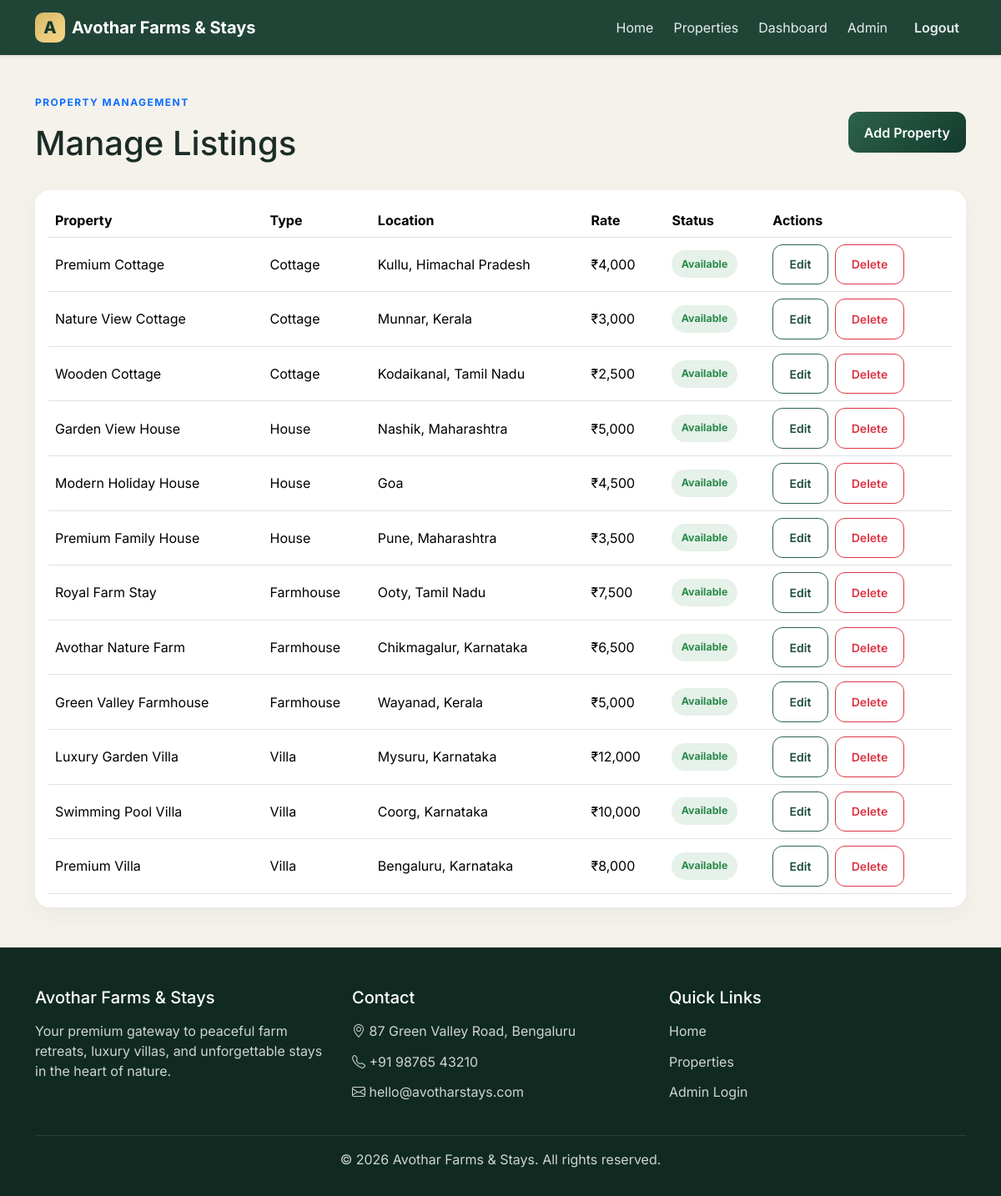
The app's page /admin/properties (signed in) with its own data.
### models.py (models this page shows, shortened)
class Property(db.Model):
    __tablename__ = "properties"
    id = db.Column(db.Integer, primary_key=True)
    property_type = db.Column(db.String(50), nullable=False)
    name = db.Column(db.String(150), nullable=False)
    location = db.Column(db.String(150), nullable=False)
    price_per_night = db.Column(db.Float, nullable=False, default=0.0)
    bedrooms = db.Column(db.Integer, nullable=False, default=1)
    guests = db.Column(db.Integer, nullable=False, default=2)
    facilities = db.Column(db.Text, default="")
    description = db.Column(db.Text, nullable=False)
    image_url = db.Column(db.String(500), nullable=False)
    gallery_images = db.Column(db.Text, default="[]")
    is_available = db.Column(db.Boolean, default=True)
    featured = db.Column(db.Boolean, default=False)
    check_in = db.Column(db.String(20), default="14:00")
    check_out = db.Column(db.String(20), default="12:00")
    max_guests = db.Column(db.Integer, default=6)
    created_at = db.Column(db.DateTime, default=datetime.utcnow)

### app.py (the view)
    @app.route("/admin/properties")
    def manage_properties():
        if not session.get("admin_logged_in"):
            flash("Please log in to manage properties.", "warning")
            return redirect(url_for("login"))
        properties_list = Property.query.order_by(Property.created_at.desc()).all()
        return render_template("manage_properties.html", properties=properties_list)

### templates/manage_properties.html (shortened to what this page needs)
{% extends 'base.html' %}
{% block content %}
<section class="section py-5">
  <div class="container">
    <div class="d-flex justify-content-between align-items-center mb-4">
      <div>
        <p class="eyebrow text-primary">Property Management</p>
        <h1>Manage Listings</h1>
      </div>
      <a href="{{ url_for('add_property') }}" class="btn btn-primary">Add Property</a>
    </div>
    <div class="table-responsive">
      <table class="table booking-table align-middle">
        <thead>
          <tr>
            <th>Property</th>
            <th>Type</th>
            <th>Location</th>
            <th>Rate</th>
            <th>Status</th>
            <th>Actions</th>
          </tr>
        </thead>
        <tbody>
          {% for property in properties %}
          <tr>
            <td>{{ property.name }}</td>
            <td>{{ property.property_type }}</td>
            <td>{{ property.location }}</td>
            <td>₹{{ '{:,.0f}'.format(property.price_per_night) }}</td>
            <td><span class="status-display {% if property.is_available %}confirmed{% else %}cancelled{% endif %}">{{ 'Available' if property.is_available else 'Unavailable' }}</span></td>
            <td>
              <div class="d-flex gap-2">
                <a href="{{ url_for('edit_property', property_id=property.id) }}" class="btn btn-sm btn-outline-primary">Edit</a>
                <form method="post" action="{{ url_for('delete_property', property_id=property.id) }}">
                  <button class="btn btn-sm btn-outline-danger" type="submit">Delete</button>
                </form>
              </div>
            </td>
          </tr>
          {% endfor %}
        </tbody>
      </table>
    </div>
  </div>
</section>
{% endblock %}

### templates/base.html (shortened to what this page needs)
<!DOCTYPE html>
<html lang="en">
  <head>
    <link href="https://cdn.jsdelivr.net/npm/bootstrap@5.3.3/dist/css/bootstrap.min.css" rel="stylesheet" />
    <link href="https://cdn.jsdelivr.net/npm/bootstrap-icons@1.11.3/font/bootstrap-icons.min.css" rel="stylesheet" />
    <link rel="stylesheet" href="{{ url_for('static', filename='css/style.css') }}" />
  </head>
  <body>
    <nav class="navbar navbar-expand-lg navbar-dark sticky-top shadow-sm">
      <div class="container">
        <a class="navbar-brand d-flex align-items-center gap-2" href="{{ url_for('index') }}">
          <span class="brand-mark">A</span>
          <span>Avothar Farms & Stays</span>
        </a>
        <div class="collapse navbar-collapse" id="mainNav">
          <ul class="navbar-nav ms-auto align-items-lg-center gap-lg-2">
            <li class="nav-item"><a class="nav-link" href="{{ url_for('index') }}">Home</a></li>
            <li class="nav-item"><a class="nav-link" href="{{ url_for('properties') }}">Properties</a></li>
            <li class="nav-item"><a class="nav-link" href="{{ url_for('dashboard') }}">Dashboard</a></li>
            <li class="nav-item"><a class="nav-link" href="{{ url_for('admin_dashboard') }}">Admin</a></li>
            {% if session.get('admin_logged_in') %}
              <li class="nav-item"><a class="nav-link btn btn-outline-light ms-lg-2" href="{{ url_for('logout') }}">Logout</a></li>
            {% else %}
              <li class="nav-item"><a class="nav-link btn btn-outline-light ms-lg-2" href="{{ url_for('login') }}">Login</a></li>
            {% endif %}
          </ul>
        </div>
      </div>
    </nav>
    <main>{% block content %}{% endblock %}</main>
    <footer class="site-footer">
      <div class="container">
        <div class="row gy-4">
          <div class="col-md-4">
            <h5>Avothar Farms & Stays</h5>
            <p>Your premium gateway to peaceful farm retreats, luxury villas, and unforgettable stays in the heart of nature.</p>
          </div>
          <div class="col-md-4">
            <h5>Contact</h5>
            <ul class="list-unstyled footer-list">
              <li><i class="bi bi-geo-alt"></i> 87 Green Valley Road, Bengaluru</li>
              <li><i class="bi bi-telephone"></i> +91 98765 43210</li>
              <li><i class="bi bi-envelope"></i> hello@avotharstays.com</li>
            </ul>
          </div>
          <div class="col-md-4">
            <h5>Quick Links</h5>
            <ul class="list-unstyled footer-list">
              <li><a href="{{ url_for('index') }}">Home</a></li>
              <li><a href="{{ url_for('properties') }}">Properties</a></li>
              <li><a href="{{ url_for('login') }}">Admin Login</a></li>
            </ul>
          </div>
        </div>
        <div class="footer-bottom">
          <p>© {{ current_year }} Avothar Farms & Stays. All rights reserved.</p>
        </div>
      </div>
    </footer>
  </body>
</html>

### static/css/style.css (style rules this page uses)
:root { --forest-900: #133a2c; --forest-800: #1d4d3a; --forest-700: #2d634c; --forest-500: #4b8c71; --cream: #f9f3e7; --beige: #f4e8d6; --gold: #d9b768; --sand: #d7c6a0; --text: #1b2c27; --muted: #5a6d67; --white: #ffffff; --danger: #c65757; --success: #2b8a4b; }
* { box-sizing: border-box; }
body { font-family: 'Inter', sans-serif; background: #f5f2eb; color: var(--text); }
.btn { border-radius: 12px; font-weight: 600; padding: 0.8rem 1.2rem; }
.btn-primary { background: linear-gradient(135deg, var(--forest-700), var(--forest-900)); border: none; }
.btn-outline-primary { border-color: var(--forest-700); color: var(--forest-800); }
.navbar { background: rgba(19, 58, 44, 0.94); backdrop-filter: blur(8px); }
.brand-mark { display: inline-flex; align-items: center; justify-content: center; width: 36px; height: 36px; border-radius: 10px; background: linear-gradient(135deg, var(--gold), #f7d98a); color: var(--forest-900); font-weight: 800; }
.navbar-brand { font-weight: 700; }
.nav-link { color: rgba(255,255,255,0.9) !important; }
.eyebrow { text-transform: uppercase; letter-spacing: 0.12em; font-size: 0.75rem; font-weight: 700; }
.section { padding: 5rem 0; }
.filters-bar, .table-responsive { background: var(--white); border-radius: 18px; padding: 1rem; box-shadow: 0 8px 24px rgba(19,58,44,0.05); }
.booking-table { margin-bottom: 0; }
.status-display { display: inline-flex; align-items: center; padding: 0.45rem 0.7rem; border-radius: 999px; font-size: 0.78rem; font-weight: 700; }
.status-display.confirmed { background: rgba(43,138,75,0.12); color: var(--success); }
.site-footer { background: #102a22; color: rgba(255,255,255,0.8); padding-top: 3rem; padding-bottom: 1rem; }
.site-footer h5 { color: var(--white); margin-bottom: 1rem; }
.footer-list li { margin-bottom: 0.8rem; }
.footer-list a { color: rgba(255,255,255,0.8); text-decoration: none; }
.footer-bottom { border-top: 1px solid rgba(255,255,255,0.1); margin-top: 1.5rem; padding-top: 1rem; text-align: center; }

### records on screen
Property: name "Premium Cottage", property_type "Cottage", location "Kullu, Himachal Pradesh", price_per_night "4,000", is_available "Available"
Property: name "Nature View Cottage", property_type "Cottage", location "Munnar, Kerala", price_per_night "3,000", is_available "Available"
Property: name "Wooden Cottage", property_type "Cottage", location "Kodaikanal, Tamil Nadu", price_per_night "2,500", is_available "Available"
Property: name "Garden View House", property_type "House", location "Nashik, Maharashtra", price_per_night "5,000", is_available "Available"
Property: name "Modern Holiday House", property_type "House", location "Goa", price_per_night "4,500", is_available "Available"
Property: name "Premium Family House", property_type "House", location "Pune, Maharashtra", price_per_night "3,500", is_available "Available"
Property: name "Royal Farm Stay", property_type "Farmhouse", location "Ooty, Tamil Nadu", price_per_night "7,500", is_available "Available"
Property: name "Avothar Nature Farm", property_type "Farmhouse", location "Chikmagalur, Karnataka", price_per_night "6,500", is_available "Available"
Property: name "Green Valley Farmhouse", property_type "Farmhouse", location "Wayanad, Kerala", price_per_night "5,000", is_available "Available"
Property: name "Luxury Garden Villa", property_type "Villa", location "Mysuru, Karnataka", price_per_night "12,000", is_available "Available"
Property: name "Swimming Pool Villa", property_type "Villa", location "Coorg, Karnataka", price_per_night "10,000", is_available "Available"
Property: name "Premium Villa", property_type "Villa", location "Bengaluru, Karnataka", price_per_night "8,000", is_available "Available"
